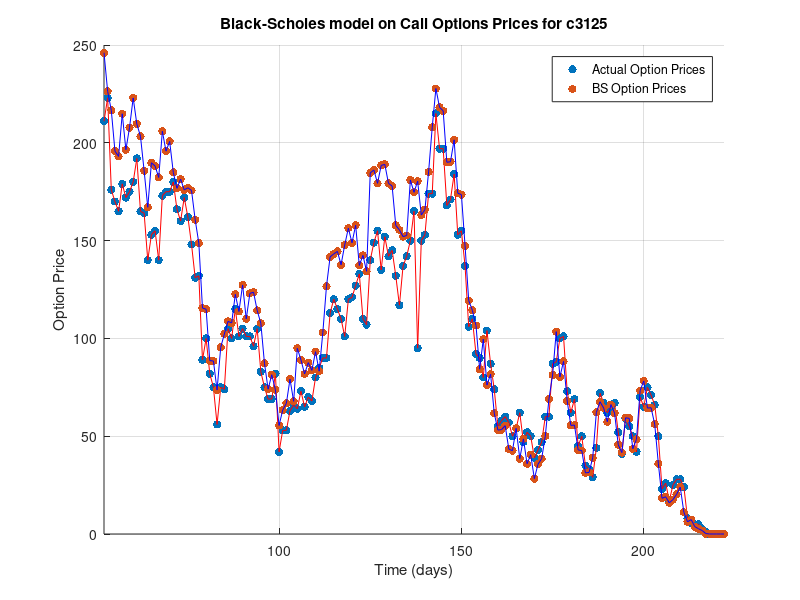

Here is the MATLAB script that generated this plot:
% calculate volatility of stock
c3125 = csvread('./c3125.csv');

Strike = 3125;
Yield = 0.00;
Rate = 0.06;

counter = 1;

T = 11.1 / 12;

call_prices_estimate = [];

for i=52:222
    
    Price = c3125(i,3);
    Value = c3125(i,2);
    Time = T - T*(i / 222);

    ImpliedVolatility = blsimpv(Price,Strike,Rate,Time,Value);
    change_in_price = c3125(counter+1:i,3) - c3125(counter:i-1,3);
    change_in_price = std((change_in_price ./ c3125(counter:i-1,3)));
    
%     Volatility = change_in_price * sqrt((2.6 / 12))
    Volatility = change_in_price * sqrt(252);

    [Call] = blsprice(Price,Strike,Rate,Time,Volatility,Yield);
    call_prices_estimate(end+1) = Call;
    counter = counter + 1;
end

time = 52:1:222;
call_prices = c3125(52:end,2);

h1 = scatter(time,call_prices,'filled','r');
hold on
plot(time,call_prices,'r')
hold on
h3 = scatter(time, call_prices_estimate,'filled','b');
hold on
plot(time, call_prices_estimate,'b')

legend([h1 h3],{'Actual Option Prices','BS Option Prices'}); 
grid on
xlim([52 222])

title('Black-Scholes model on Call Options Prices for c3125')

xlabel('Time (days)') % x-axis label
ylabel('Option Price') % y-axis label

c3_mse = immse(call_prices, call_prices_estimate')
